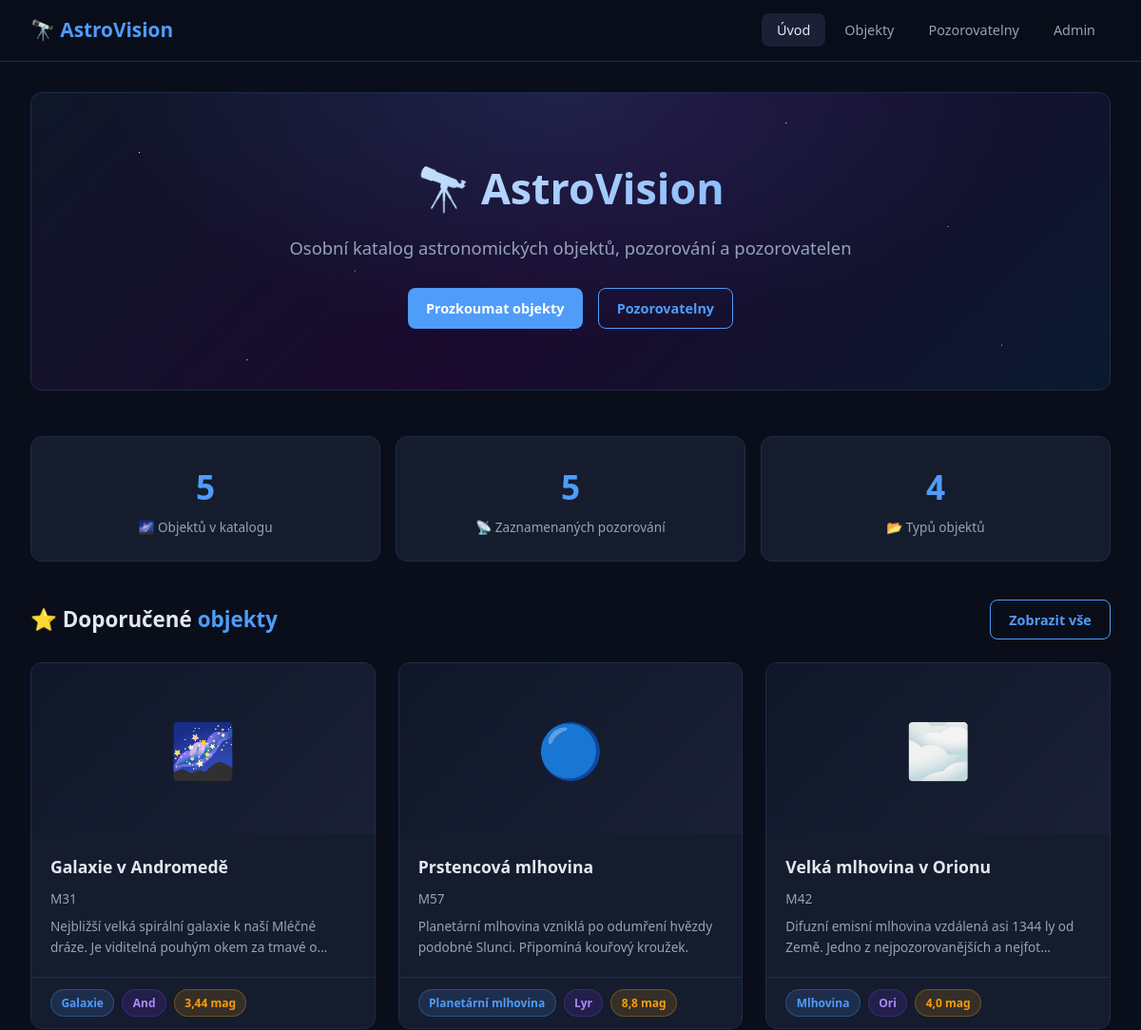
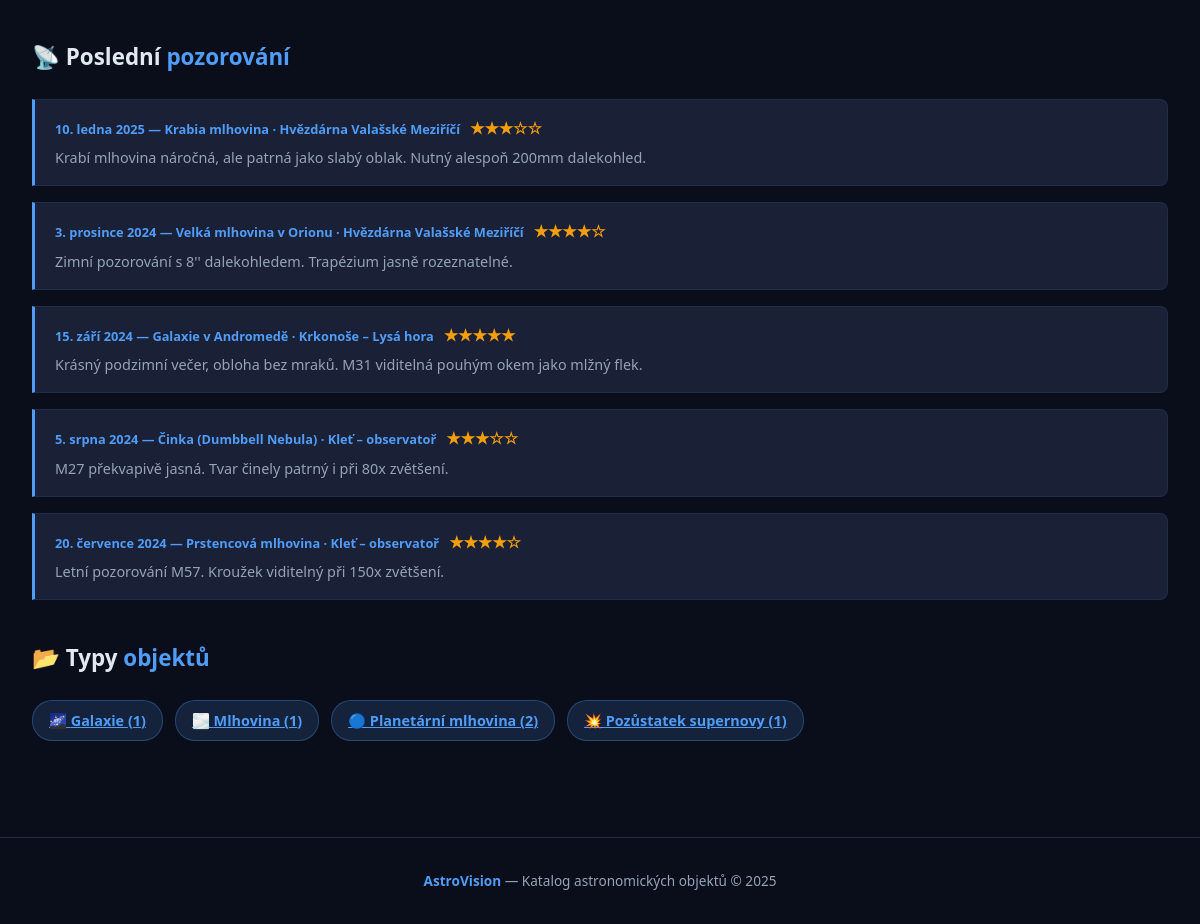
The page / on the database its author committed (2 pictures, top to bottom).
### katalog/models.py (models this page shows, shortened)
class AstronomickyObjekt(models.Model):
    OBTIZNOST_CHOICES = [
        (1, "⭐ Snadný"),
        (2, "⭐⭐ Střední"),
        (3, "⭐⭐⭐ Náročný"),
        (4, "⭐⭐⭐⭐ Expert"),
    ]
    nazev = models.CharField("Název", max_length=200)
    katalogove_cislo = models.CharField("Katalogové číslo (Messier / NGC)", max_length=30, blank=True)
    typ = models.ForeignKey(TypObjektu, on_delete=models.PROTECT,
                            verbose_name="Typ objektu", related_name='objekty')
    souhvezdi = models.ForeignKey(Souhrezdí, on_delete=models.PROTECT,
                                  verbose_name="Souhvězdí", related_name='objekty')
    popis = models.TextField("Popis")
    vzdalenost_ly = models.FloatField("Vzdálenost (světelné roky)", null=True, blank=True)
    jasnost = models.FloatField("Zdánlivá jasnost (mag)", null=True, blank=True)
    obtiznost_pozorovani = models.IntegerField("Obtížnost pozorování",
                                               choices=OBTIZNOST_CHOICES, default=1)
    foto = models.ImageField("Fotografie", upload_to='objekty/', blank=True, null=True)
    datum_pridani = models.DateTimeField("Datum přidání", default=timezone.now)
    je_featured = models.BooleanField("Doporučený objekt", default=False)
    class Meta:
        verbose_name = "Astronomický objekt"
        verbose_name_plural = "Astronomické objekty"
        ordering = ['nazev']

class TypObjektu(models.Model):
    nazev = models.CharField("Název typu", max_length=100)
    ikona = models.CharField("Ikona (emoji)", max_length=10, default="⭐")
    popis = models.TextField("Popis", blank=True)
    class Meta:
        verbose_name = "Typ objektu"
        verbose_name_plural = "Typy objektů"
        ordering = ['nazev']
    def __str__(self):
        return self.nazev

class Souhrezdí(models.Model):
    nazev = models.CharField("Název", max_length=100)
    zkratka = models.CharField("Zkratka IAU", max_length=5)
    popis = models.TextField("Popis", blank=True)
    class Meta:
        verbose_name = "Souhvězdí"
        verbose_name_plural = "Souhvězdí"
        ordering = ['nazev']

class Pozorování(models.Model):
    objekt = models.ForeignKey(AstronomickyObjekt, on_delete=models.CASCADE,
                               verbose_name="Objekt", related_name='pozorovani')
    pozorovatelna = models.ForeignKey(Pozorovatelna, on_delete=models.SET_NULL,
                                      null=True, blank=True,
                                      verbose_name="Pozorovatelna", related_name='pozorovani')
    datum = models.DateField("Datum pozorování")
    popis = models.TextField("Poznámky z pozorování", blank=True)
    kvalita_oblohy = models.IntegerField("Kvalita oblohy (1–5)",
                                          choices=[(i, i) for i in range(1, 6)], default=3)
    foto = models.ImageField("Fotografie z pozorování", upload_to='pozorovani/', blank=True, null=True)
    class Meta:
        verbose_name = "Pozorování"
        verbose_name_plural = "Pozorování"
        ordering = ['-datum']

class Pozorovatelna(models.Model):
    nazev = models.CharField("Název", max_length=200)
    misto = models.CharField("Místo", max_length=200)
    nadmorska_vyska = models.IntegerField("Nadmořská výška (m)", null=True, blank=True)
    popis = models.TextField("Popis", blank=True)
    svetelne_znecisteni = models.IntegerField("Světelné znečištění (Bortle 1–9)",
                                               choices=[(i, i) for i in range(1, 10)], default=5)
    web = models.URLField("Web", blank=True)
    class Meta:
        verbose_name = "Pozorovatelna"
        verbose_name_plural = "Pozorovatelny"
        ordering = ['nazev']

### katalog/views.py (the view)
# urls.py: path('', views.index, name='index'),
def index(request):
    featured = AstronomickyObjekt.objects.filter(je_featured=True).select_related('typ', 'souhvezdi')[:3]
    celkem_objektu = AstronomickyObjekt.objects.count()
    celkem_pozorovani = Pozorování.objects.count()
    typy = TypObjektu.objects.annotate(pocet=Count('objekty')).filter(pocet__gt=0)
    posledni_pozorovani = Pozorování.objects.select_related('objekt', 'pozorovatelna').order_by('-datum')[:5]
    return render(request, 'katalog/index.html', {
        'featured': featured,
        'celkem_objektu': celkem_objektu,
        'celkem_pozorovani': celkem_pozorovani,
        'typy': typy,
        'posledni_pozorovani': posledni_pozorovani,
    })

### katalog/templates/katalog/index.html (shortened to what this page needs)
{% extends 'base.html' %}
{% block content %}
<div class="hero">
    <div class="stars-bg"></div>
    <h1>🔭 AstroVision</h1>
    <p>Osobní katalog astronomických objektů, pozorování a pozorovatelen</p>
    <div style="display:flex;gap:1rem;justify-content:center;margin-top:1.75rem;position:relative;">
        <a href="{% url 'katalog:objekty_seznam' %}" class="btn btn-primary">Prozkoumat objekty</a>
        <a href="{% url 'katalog:pozorovateny_seznam' %}" class="btn btn-outline">Pozorovatelny</a>
    </div>
</div>
<div class="stats-row">
    <div class="stat-card">
        <div class="stat-num">{{ celkem_objektu }}</div>
        <div class="stat-label">🌌 Objektů v katalogu</div>
    </div>
    <div class="stat-card">
        <div class="stat-num">{{ celkem_pozorovani }}</div>
        <div class="stat-label">📡 Zaznamenaných pozorování</div>
    </div>
    <div class="stat-card">
        <div class="stat-num">{{ typy|length }}</div>
        <div class="stat-label">📂 Typů objektů</div>
    </div>
</div>
{% if featured %}
<div class="section-header">
    <h2 class="section-title">⭐ Doporučené <span>objekty</span></h2>
    <a href="{% url 'katalog:objekty_seznam' %}" class="btn btn-outline">Zobrazit vše</a>
</div>
<div class="cards-grid">
    {% for obj in featured %}
    <a href="{% url 'katalog:objekt_detail' obj.pk %}" class="card">
        {% if obj.foto %}
            <img class="card-img" src="{{ obj.foto.url }}" alt="{{ obj.nazev }}">
        {% else %}
            <div class="card-img-placeholder">{{ obj.typ.ikona }}</div>
        {% endif %}
        <div class="card-body">
            <div class="card-title">{{ obj.nazev }}</div>
            {% if obj.katalogove_cislo %}
                <div class="card-sub">{{ obj.katalogove_cislo }}</div>
            {% endif %}
            <div class="card-sub">{{ obj.popis|truncatechars:90 }}</div>
        </div>
        <div class="card-footer">
            <span class="badge badge-blue">{{ obj.typ }}</span>
            <span class="badge badge-purple">{{ obj.souhvezdi.zkratka }}</span>
            {% if obj.jasnost %}
                <span class="badge badge-gold">{{ obj.jasnost }} mag</span>
            {% endif %}
        </div>
    </a>
    {% endfor %}
</div>
{% endif %}
{% if posledni_pozorovani %}
<div class="section-header" style="margin-top:2.5rem;">
    <h2 class="section-title">📡 Poslední <span>pozorování</span></h2>
</div>
<div class="timeline">
    {% for p in posledni_pozorovani %}
    <div class="timeline-item">
        <div class="timeline-date">{{ p.datum }} — {{ p.objekt.nazev }}
            {% if p.pozorovatelna %} · {{ p.pozorovatelna.nazev }}{% endif %}
            <span class="stars">{% for i in "12345" %}{% if forloop.counter <= p.kvalita_oblohy %}★{% else %}☆{% endif %}{% endfor %}</span>
        </div>
        {% if p.popis %}<div class="timeline-text">{{ p.popis|truncatechars:120 }}</div>{% endif %}
    </div>
    {% endfor %}
</div>
{% endif %}
{% if typy %}
<div class="section-header" style="margin-top:2.5rem;">
    <h2 class="section-title">📂 Typy <span>objektů</span></h2>
</div>
<div style="display:flex;flex-wrap:wrap;gap:.75rem;">
    {% for typ in typy %}
    <a href="{% url 'katalog:objekty_seznam' %}?typ={{ typ.pk }}" class="badge badge-blue" style="font-size:.9rem;padding:.5rem 1rem;">
        {{ typ.ikona }} {{ typ.nazev }} ({{ typ.pocet }})
    </a>
    {% endfor %}
</div>
{% endif %}
{% endblock %}

### templates/base.html (shortened to what this page needs)
<!DOCTYPE html>
<html lang="cs">
<head>
    {% load static %}
</head>
<body>
<nav class="navbar">
    <div class="nav-inner">
        <a href="{% url 'katalog:index' %}" class="nav-brand">🔭 AstroVision</a>
        <ul class="nav-links">
            <li><a href="{% url 'katalog:index' %}" class="{% if request.resolver_match.url_name == 'index' %}active{% endif %}">Úvod</a></li>
            <li><a href="{% url 'katalog:objekty_seznam' %}" class="{% if 'objekty' in request.resolver_match.url_name %}active{% endif %}">Objekty</a></li>
            <li><a href="{% url 'katalog:pozorovateny_seznam' %}" class="{% if 'pozorovatn' in request.resolver_match.url_name %}active{% endif %}">Pozorovatelny</a></li>
            <li><a href="/admin/" target="_blank">Admin</a></li>
        </ul>
    </div>
</nav>
<main>
    {% block content %}{% endblock %}
</main>
<footer>
    <p><strong>AstroVision</strong> &mdash; Katalog astronomických objektů &copy; 2025</p>
</footer>
</body>
</html>

### rows shown on the page
AstronomickyObjekt: typ.ikona "🌌", nazev "Galaxie v Andromedě", katalogove_cislo "M31", popis "Nejbližší velká spirální galaxie k naší Mléčné dráze. Je viditelná pouhým okem za tmavé o…", typ "Galaxie", souhvezdi.zkratka "And", jasnost "3,44"
AstronomickyObjekt: typ.ikona "🔵", nazev "Prstencová mlhovina", katalogove_cislo "M57", popis "Planetární mlhovina vzniklá po odumření hvězdy podobné Slunci. Připomíná kouřový kroužek.", typ "Planetární mlhovina", souhvezdi.zkratka "Lyr", jasnost "8,8"
AstronomickyObjekt: typ.ikona "🌫️", nazev "Velká mlhovina v Orionu", katalogove_cislo "M42", popis "Difuzní emisní mlhovina vzdálená asi 1344 ly od Země. Jedno z nejpozorovanějších a nejfot…", typ "Mlhovina", souhvezdi.zkratka "Ori", jasnost "4,0"
Pozorování: datum "10. ledna 2025", objekt.nazev "Krabia mlhovina", pozorovatelna.nazev "Hvězdárna Valašské Meziříčí", kvalita_oblohy 3 (drawn), popis "Krabí mlhovina náročná, ale patrná jako slabý oblak. Nutný alespoň 200mm dalekohled."
Pozorování: datum "3. prosince 2024", objekt.nazev "Velká mlhovina v Orionu", pozorovatelna.nazev "Hvězdárna Valašské Meziříčí", kvalita_oblohy 4 (drawn), popis "Zimní pozorování s 8'' dalekohledem. Trapézium jasně rozeznatelné."
Pozorování: datum "15. září 2024", objekt.nazev "Galaxie v Andromedě", pozorovatelna.nazev "Krkonoše – Lysá hora", kvalita_oblohy 5 (drawn), popis "Krásný podzimní večer, obloha bez mraků. M31 viditelná pouhým okem jako mlžný flek."
Pozorování: datum "5. srpna 2024", objekt.nazev "Činka (Dumbbell Nebula)", pozorovatelna.nazev "Kleť – observatoř", kvalita_oblohy 3 (drawn), popis "M27 překvapivě jasná. Tvar činely patrný i při 80x zvětšení."
Pozorování: datum "20. července 2024", objekt.nazev "Prstencová mlhovina", pozorovatelna.nazev "Kleť – observatoř", kvalita_oblohy 4 (drawn), popis "Letní pozorování M57. Kroužek viditelný při 150x zvětšení."
TypObjektu: ikona "🌌", nazev "Galaxie", pocet "1"
TypObjektu: ikona "🌫️", nazev "Mlhovina", pocet "1"
TypObjektu: ikona "🔵", nazev "Planetární mlhovina", pocet "2"
TypObjektu: ikona "💥", nazev "Pozůstatek supernovy", pocet "1"

### other values the page prints
{{ celkem_objektu }} "5"
{{ celkem_pozorovani }} "5"
{{ typy|length }} "4"
